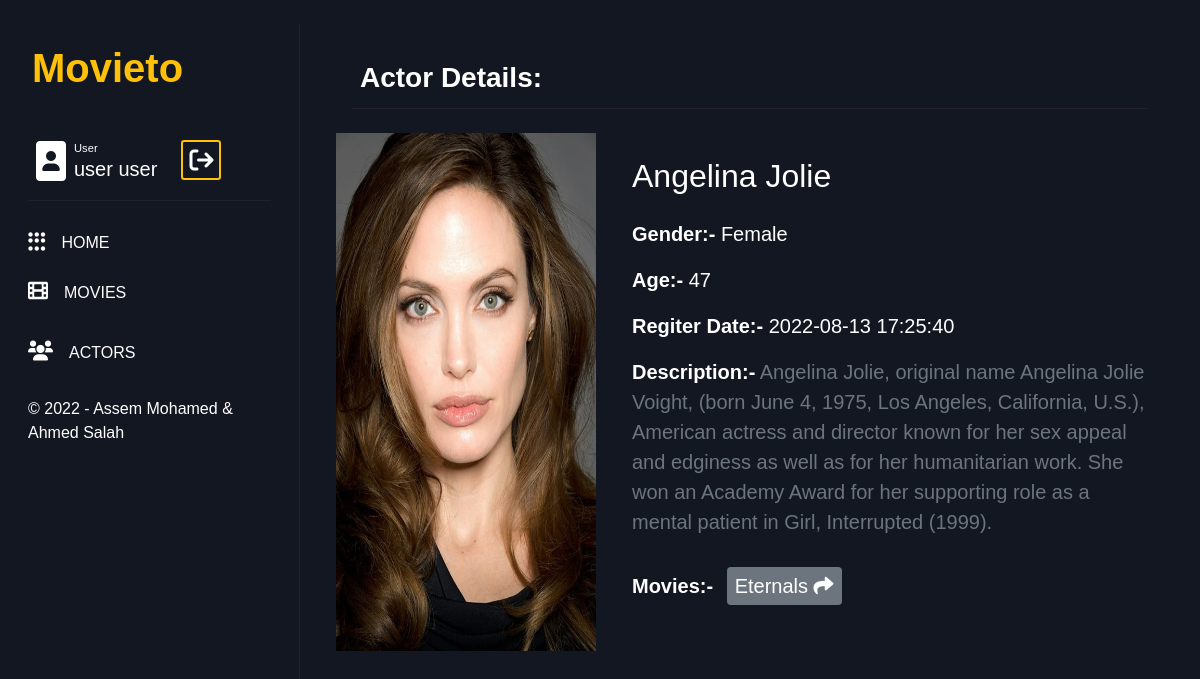
The page /actorDetails.php?actorId=7 (signed in) on the database its author committed.
### tables this page shows
CREATE TABLE IF NOT EXISTS `actor` (
  `ActorID` int(11) NOT NULL AUTO_INCREMENT,
  `ActorName` varchar(50) DEFAULT NULL,
  `ActorGender` varchar(10) DEFAULT NULL,
  `ActorAge` int(11) DEFAULT NULL,
  `ActorPicture` varchar(50) DEFAULT NULL,
  `ActorDescription` varchar(500) DEFAULT NULL,
  `RegisterDate` timestamp NOT NULL DEFAULT current_timestamp(),
  PRIMARY KEY (`ActorID`)
);

CREATE TABLE IF NOT EXISTS `actor_movie` (
  `ActorID` int(11) NOT NULL,
  `MovieID` int(11) NOT NULL,
  PRIMARY KEY (`ActorID`,`MovieID`),
  KEY `MovieID` (`MovieID`),
  CONSTRAINT `actor_movie_ibfk_1` FOREIGN KEY (`MovieID`) REFERENCES `movie` (`MovieID`),
  CONSTRAINT `actor_movie_ibfk_2` FOREIGN KEY (`ActorID`) REFERENCES `actor` (`ActorID`)
);

CREATE TABLE IF NOT EXISTS `movie` (
  `MovieID` int(11) NOT NULL AUTO_INCREMENT,
  `MovieName` varchar(50) DEFAULT NULL,
  `MoviePicture` varchar(50) DEFAULT NULL,
  `MovieType` varchar(50) DEFAULT NULL,
  `MovieRating` float DEFAULT NULL,
  `Description_Movie` varchar(500) DEFAULT NULL,
  `ReleaseDate` date DEFAULT NULL,
  `RegisterDate` timestamp NOT NULL DEFAULT current_timestamp(),
  PRIMARY KEY (`MovieID`)
);

### actorDetails.php (the view, shortened to what this page needs)
<?php
  $servername = "localhost";
  $username = "root";
  $password = "";
  $dbname = "moviedb";
  $conn = new mysqli($servername, $username, $password, $dbname);
  $actorID = $_GET['actorId'];
  $sql = "SELECT ActorName, ActorPicture, ActorDescription, ActorGender, RegisterDate, ActorAge FROM actor where ActorID = $actorID" ;
  $result = $conn->query($sql);
  $movieActorsSql = "SELECT actor_movie.MovieID, MovieName FROM movie, actor_movie WHERE movie.MovieID=actor_movie.MovieID and ActorID = $actorID";
  $movieActorsResult = $conn->query($movieActorsSql);
  if ($result->num_rows > 0) {
    $row = $result->fetch_assoc();
  }else{
    header('Location: home.php');
  }
?>
<!DOCTYPE html>
<html lang="en">
  <head>
      <link rel="stylesheet" href="css/bootstrap.min.css" />
      <link rel="stylesheet" href="css/style.css" />
  </head>
  <body>
    <div class="container-fluid py-4">
        <div class="row">
          <?php include 'aside.php';?>
          <div class="col-lg-9 content">
              <div class="container w-100 pt-3 pb-3 ms-auto me-auto">
                <div class="col-7 pe-3 ps-3 w-100">
                  <div class="main_title d-flex flex-row justify-content-start align-items-center flex-wrap mb-3 pb-2 mt-3">
                        <h3 class="m-1 p-1 fw-bolder lh-1">Actor Details:</h3>
                  </div>
                </div>
                <section class="mt-4 mb-5 row">
                  <div class="col-md-4">
                    <img class="img-fluid h-100" src="images/<?php echo $row["ActorPicture"]; ?>" alt="" />
                  </div>
                  <div class="p-4 col-md-8">
                    <h2 class="mb-4 text-capitalize"><?php echo $row["ActorName"]; ?></h2>
                    <div class="my-4">
                        <p class="lead"><span class="fw-bold">Gender:-</span> <?php echo $row["ActorGender"]; ?></p>
                        <p class="lead"><span class="fw-bold">Age:-</span> <?php echo $row["ActorAge"]; ?></p>
                        <p class="lead"><span class="fw-bold">Regiter Date:-</span> <?php echo $row["RegisterDate"]; ?></p>
                        <p class="lead text-muted"><span class="fw-bold text-white">Description:-</span> <?php echo $row["ActorDescription"]; ?></p>
                    </div>
                    <p class="lead Movies">
                      <span class="fw-bold">Movies:-</span>
                      <?php foreach ($movieActorsResult as $movieActorRows) :?>
                        <a href="movieDetails.php?movieId=<?php echo $movieActorRows['MovieID']; ?>"><span class="bg-secondary p-2 mx-2 rounded actor-name"><?php echo $movieActorRows['MovieName']; ?> <i class="fa-solid fa-share"></i></span></a>
                      <?php endforeach;?>
                    </p>
                  </div>
                </section>
              </div>
          </div>
        </div>
    </div>
  </body>
</html>

### css/style.css (style rules this page uses)
body { background-color: #131722; color:white; font-family: 'Montserrat Alternates', sans-serif; }
a { color: white; }
.main_title { color: white; border-bottom: 0.1rem solid #222028; }
a { text-decoration: none; cursor: pointer; }
.actor-name { cursor: pointer; }
.Actors, .Movies { line-height: 2.5; }

### rows shown on the page
actor: ActorPicture (picture), ActorName "Angelina Jolie", ActorGender "Female", ActorAge "47", RegisterDate "2022-08-13 17:25:40", ActorDescription "Angelina Jolie, original name Angelina Jolie Voight, (born June 4, 1975, Los Angeles, California, U.S.), American actress and director known for her sex appeal and edginess as well as for her humanitarian work. She won an Academy Award for her supporting role as a mental patient in Girl, Interrupted (1999)."
actor_movie: MovieID.MovieName "Eternals"

### other values the page prints
$role "User"
$firstName "user"
$lastName "user"
